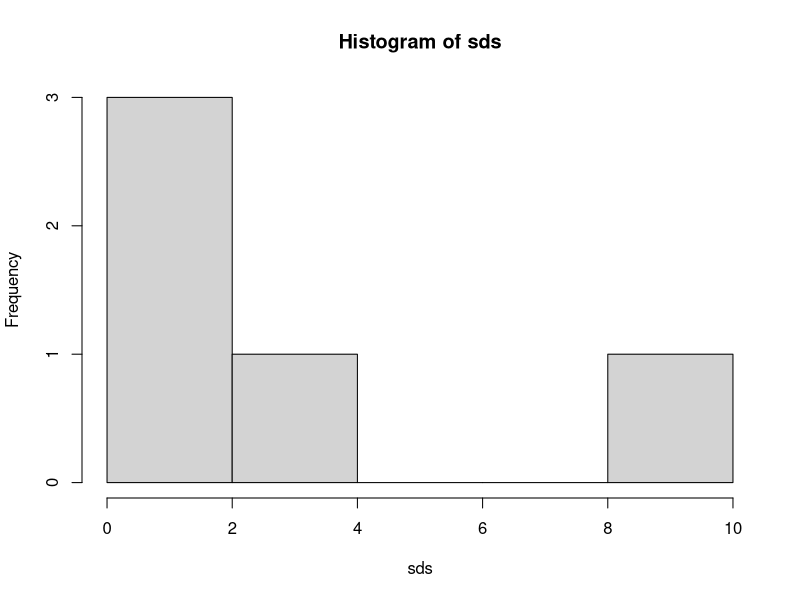

Write R code to recreate this figure.
# enable rmardown
library(rmarkdown)

# constants
lambda <- as.integer(5)
sampleLength <- as.integer(200)

# task 1
exp.1 <- rexp(sampleLength)
mean <- mean(exp.1)
standartDev <-  sd(exp.1)

# task 2
exp.0.1 <- rexp(sampleLength, rate = 0.1)
exp.0.5 <- rexp(sampleLength, rate = 0.5)
exp.5 <- rexp(sampleLength, rate = 5)
exp.10 <- rexp(sampleLength, rate = 10)

# task 3
samples <- list(exp.1, exp.0.1, exp.0.5, exp.5, exp.10, dim = 200)
sds <- vector(length = 5)
for (i in 1:5) {
  sds[i] <- mean(samples[[i]])
}
hist(sds)
